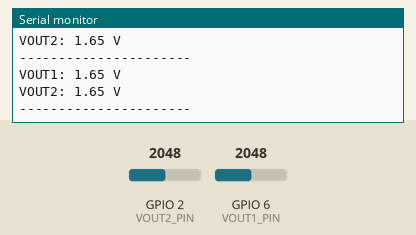
Simulated run of this program. Board: ESP32-C3. Shown: the last lines printed to the serial monitor. Inputs (shaded band) come from the test bench; at power-on: GPIO 2 (VOUT2_PIN) = 2048, GPIO 6 (VOUT1_PIN) = 2048.

Above: at 1.8 s.
1.9 s: GPIO 2 (VOUT2_PIN) set to 2866
At 2.8 s:
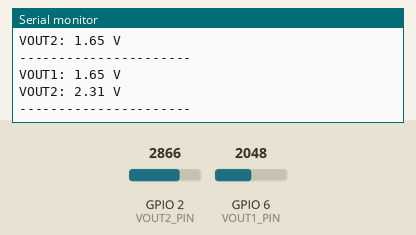
3.4 s: GPIO 6 (VOUT1_PIN) set to 2866
At 4.6 s:
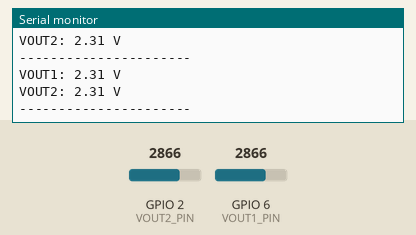
4.9 s: GPIO 2 (VOUT2_PIN) set to 3603
At 5.4 s:
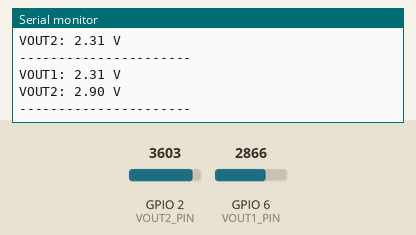
6.4 s: GPIO 6 (VOUT1_PIN) set to 3603
At 7.8 s:
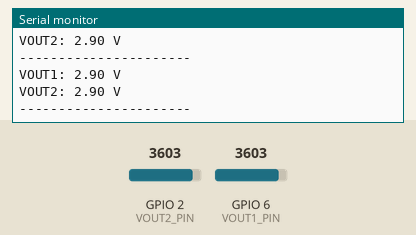
Timing chart, 0 to 8.9 s (numbered marks = the images above; inputs shaded):
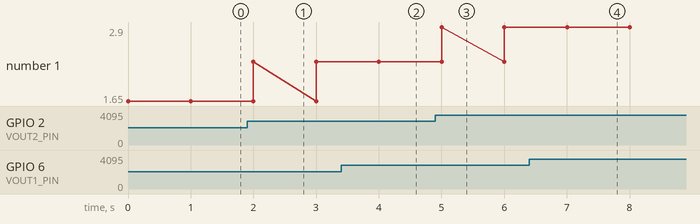

The program:

main.cpp
```cpp
#include <Arduino.h>

const int VOUT1_PIN = 6;  //
const int VOUT2_PIN = 2;  //

void setup() {
    Serial.begin(115200);
    adcAttachPin(VOUT1_PIN);
    adcAttachPin(VOUT2_PIN);
    analogSetAttenuation(ADC_11db);
}

void loop() {
    int adc1 = analogRead(VOUT1_PIN);
    int adc2 = analogRead(VOUT2_PIN);

    float voltage1 = (adc1 / 4095.0) * 3.3;
    float voltage2 = (adc2 / 4095.0) * 3.3;

    Serial.print("VOUT1: "); Serial.print(voltage1); Serial.println(" V");
    Serial.print("VOUT2: "); Serial.print(voltage2); Serial.println(" V");
    Serial.println("----------------------");

    delay(1000);
}
```

Measured:
- after the input at 1.9 s, the serial monitor: prints a new line after 0.10 s (image 1)
- after the input at 3.4 s, the serial monitor: prints a new line after 0.60 s (image 2)
- after the input at 4.9 s, the serial monitor: prints a new line after 0.10 s (image 3)
- after the input at 6.4 s, the serial monitor: prints a new line after 0.60 s (image 4)
- plotted number 1: 1.65 → 2.31 after the input at 1.9 s, 2.31 → 2.9 after the input at 4.9 s
